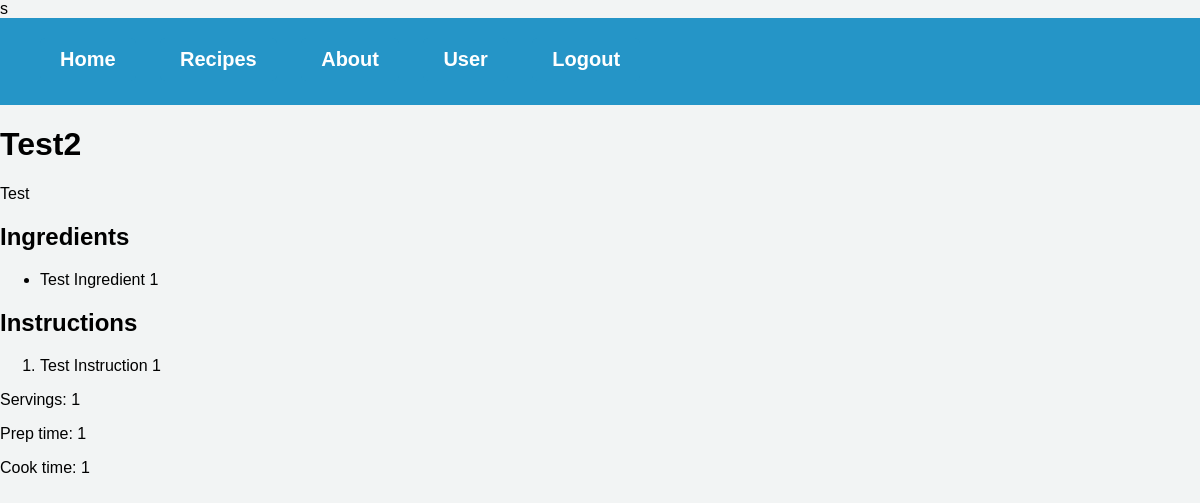
The app's page /recipe/6 (signed in) with its own data.
### website/models.py (models this page shows)
class Recipe(db.Model):
    id = db.Column(db.Integer, primary_key=True)
    user_id = db.Column(db.Integer, db.ForeignKey('user.id'), nullable=False)
    title = db.Column(db.String(128), nullable=False)
    description = db.Column(db.String(512), nullable=False)
    servings = db.Column(db.Integer, nullable=False)  # add this line
    prep_time = db.Column(db.Integer, nullable=False)
    cook_time = db.Column(db.Integer, nullable=False)
    ingredients = db.relationship('Ingredient', backref='recipe', lazy=True)
    instructions = db.relationship('Instruction', backref='recipe', lazy=True)

class Ingredient(db.Model):
    id = db.Column(db.Integer, primary_key=True)
    text = db.Column(db.String(256), nullable=False)
    recipe_id = db.Column(db.Integer, db.ForeignKey('recipe.id'), nullable=False)

class Instruction(db.Model):
    id = db.Column(db.Integer, primary_key=True)
    text = db.Column(db.String(1024), nullable=False)
    recipe_id = db.Column(db.Integer, db.ForeignKey('recipe.id'), nullable=False)

### website/views.py (the view)
@views.route('/recipe/<int:recipe_id>')
@login_required
def recipe(recipe_id):
    recipe = Recipe.query.get_or_404(recipe_id)
    return render_template("recipe.html", recipe=recipe, user=current_user)

### website/__init__.py (called while the page is built)
def create_app():
    app = Flask(__name__)
    app.config['SECRET_KEY'] = 'hjshjhdjah kjshkjdhjs'
    app.config['SQLALCHEMY_DATABASE_URI'] = f'sqlite:///{DB_NAME}'
    db.init_app(app)
    from .views import views
    from .auth import auth
    app.register_blueprint(views, url_prefix='/')
    app.register_blueprint(auth, url_prefix='/')
    from .models import User
    with app.app_context():
        db.create_all()
    login_manager = LoginManager()
    login_manager.login_view = 'auth.login'
    login_manager.init_app(app)
    @login_manager.user_loader
    def load_user(id):
        return User.query.get(int(id))
    return app

### website/templates/recipe.html (shortened to what this page needs)
s{% extends "base.html" %}
{% block content %}
<link rel="stylesheet" type="text/css" href="{{ url_for('static', filename='recipe.css') }}">
<h1>{{ recipe.title }}</h1>
<p>{{ recipe.description }}</p>
<h2>Ingredients</h2>
{% if recipe.ingredients %}
    <ul>
    {% for ingredient in recipe.ingredients %}
        <li>{{ ingredient.text }}</li>
    {% endfor %}
    </ul>
{% else %}
    <p>No ingredients found.</p>
{% endif %}
<h2>Instructions</h2>
{% if recipe.instructions %}
    <ol>
    {% for instruction in recipe.instructions %}
        <li>{{ instruction.text }}</li>
    {% endfor %}
    </ol>
{% else %}
    <p>No instructions found.</p>
{% endif %}
<p>Servings: {{ recipe.servings }}</p>
<p>Prep time: {{ recipe.prep_time }}</p>
<p>Cook time: {{ recipe.cook_time }}</p>
{% endblock %}

### website/static/recipe.css (style rules this page uses)
body { background-color: #F2F4F4; font-family: Arial, sans-serif; margin: 0; padding: 0; }

### records on screen
Recipe: title "Test2", description "Test", servings "1", prep_time "1", cook_time "1"
Ingredient: text "Test Ingredient 1"
Instruction: text "Test Instruction 1"
